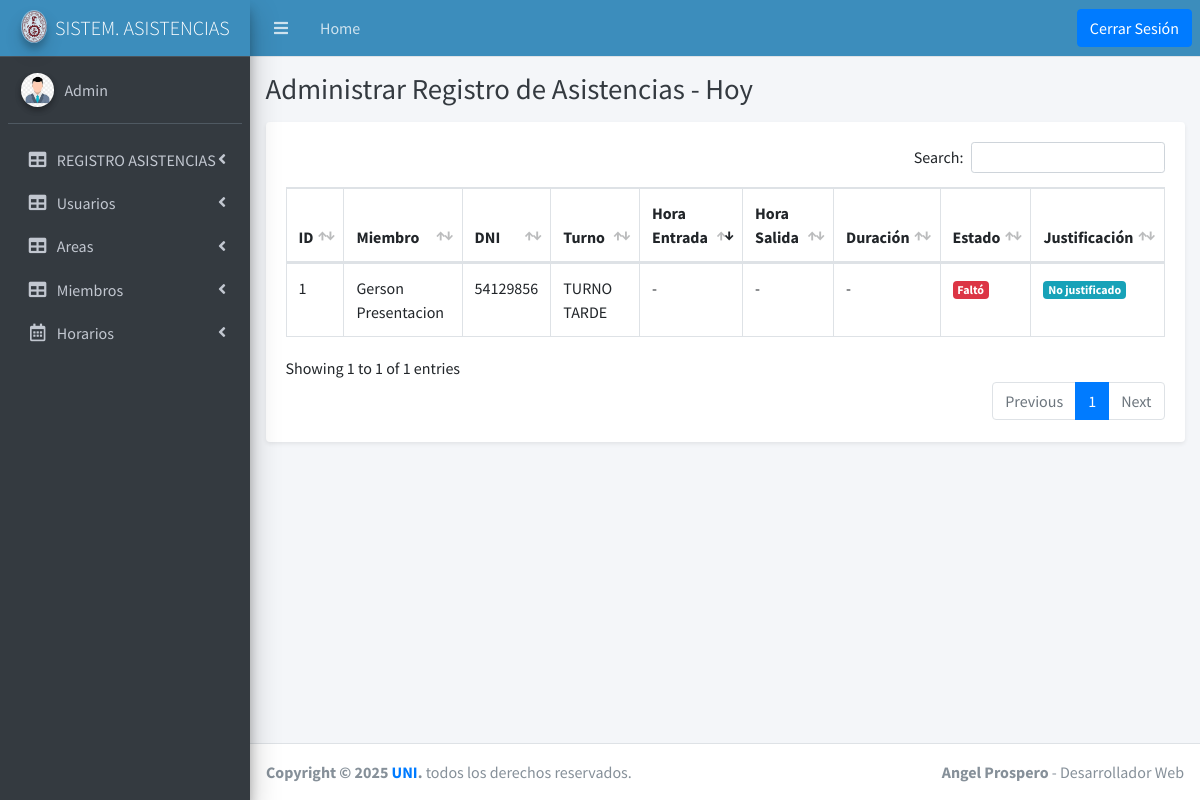
The page /regist_asist_hoy.php (signed in) on the database its author committed.
### tables this page shows
CREATE TABLE MIEMBROS(
	id_miembro int(11) not null auto_increment,
    nombre varchar(50) not null,
    apellido varchar(50) not null,
    dni char(8) not null,
    id_rol int(11) not null,
    id_area int(11) not null,
    email varchar(100) not null,
    telefono varchar(20) not null,
    direccion varchar(100) not null,
    especialidad varchar(120) not null,
    id_turno int(11) not null,
    hors_acum float not null default 0,
    hors_neces float not null default 0,
    PRIMARY KEY (id_miembro),
	FOREIGN KEY (id_rol) REFERENCES ROL (id_rol),
    FOREIGN KEY (id_area) REFERENCES AREAS (id_area),
    FOREIGN KEY (id_turno) REFERENCES TURNO (id_turno)
);

CREATE TABLE TURNO (
  id_turno INT(11) NOT NULL AUTO_INCREMENT,
  nombre VARCHAR(100) DEFAULT NULL,
  hora_inicio TIME,
  hora_fin TIME,
  PRIMARY KEY (id_turno)
);

### regist_asist_hoy.php (the view, shortened to what this page needs)
<?php
include './header.php';
require './conexion.php';
?>
<div class="content-wrapper">
    <div class="content-header">
        <div class="container-fluid">
            <h1 class="m-0 text-dark">Administrar Registro de Asistencias - Hoy</h1>
        </div>
    </div>
    <div class="content">
        <div class="container-fluid">
            <div class="card shadow-sm">
                <div class="card-body table-responsive">
                    <table id="tablaAsistencias" class="table table-bordered table-hover">
                        <thead>
                            <tr>
                                <th>ID</th>
                                <th>Miembro</th>
                                <th>DNI</th>
                                <th>Turno</th>
                                <th>Hora Entrada</th>
                                <th>Hora Salida</th>
                                <th>Duración</th>
                                <th>Estado</th>
                                <th>Justificación</th>
                            </tr>
                        </thead>
                        <tbody>
                        <?php
                        $miembros_sql = "SELECT m.*, t.hora_inicio AS turno_hora_inicio, t.nombre AS turno_nombre
                                         FROM MIEMBROS m
                                         LEFT JOIN TURNO t ON m.id_turno = t.id_turno
                                         ORDER BY m.apellido, m.nombre";
                        $miembros_res = mysqli_query($cn, $miembros_sql);
                        while ($m = mysqli_fetch_assoc($miembros_res)) {
                            $id_m = (int)$m['id_miembro'];
                            $stmt_today = mysqli_prepare($cn, "SELECT id_regist, entrada, salida, justifc FROM REGIST_ASIS WHERE id_miembro = ? AND fecha = CURDATE() ORDER BY entrada DESC LIMIT 1");
                            mysqli_stmt_bind_param($stmt_today, "i", $id_m);
                            mysqli_stmt_execute($stmt_today);
                            $res_today = mysqli_stmt_get_result($stmt_today);
                            $reg = mysqli_fetch_assoc($res_today);
                            $estado = "Faltó";
                            $duracion = '-';
                            ?>
                            <tr>
                                <td><?php echo htmlspecialchars($m['id_miembro']); ?></td>
                                <td><?php echo htmlspecialchars($m['nombre'] . ' ' . $m['apellido']); ?></td>
                                <td><?php echo htmlspecialchars($m['dni']); ?></td>
                                <td><?php echo htmlspecialchars($m['turno_nombre'] ?? '-'); ?></td>
                                <td><?php echo ($reg && $reg['entrada']) ? date('d/m/Y H:i:s', strtotime($reg['entrada'])) : '-'; ?></td>
                                <td><?php echo ($reg && $reg['salida']) ? date('d/m/Y H:i:s', strtotime($reg['salida'])) : '-'; ?></td>
                                <td><?php echo $duracion; ?></td>
                                <td>
                                    <?php
                                    $badge_class = 'badge-secondary';
                                    if ($estado === 'A tiempo') $badge_class = 'badge-success';
                                    elseif ($estado === 'Tarde') $badge_class = 'badge-warning';
                                    elseif ($estado === 'Faltó') $badge_class = 'badge-danger';
                                    ?>
                                    <span class="badge <?php echo $badge_class; ?>"><?php echo $estado; ?></span>
                                </td>
                                <td>
                                    <?php if ($reg && $reg['justifc']) : ?>
                                        <span class="badge badge-success">Justificado</span>
                                    <?php else: ?>
                                        <span class="badge badge-info">No justificado</span>
                                    <?php endif; ?>
                                </td>
                            </tr>
                            <?php
                        }
                        ?>
                        </tbody>
                    </table>
                </div>
            </div>
        </div>
    </div>
</div>
<?php include './footer.php'; ?>

### rows shown on the page
miembros: id_miembro "1", nombre+apellido "Gerson Presentacion", dni "54129856", id_turno.nombre "TURNO TARDE", duracion "-", estado "Faltó"

### other values the page prints
$tipo_usuario "Admin"
